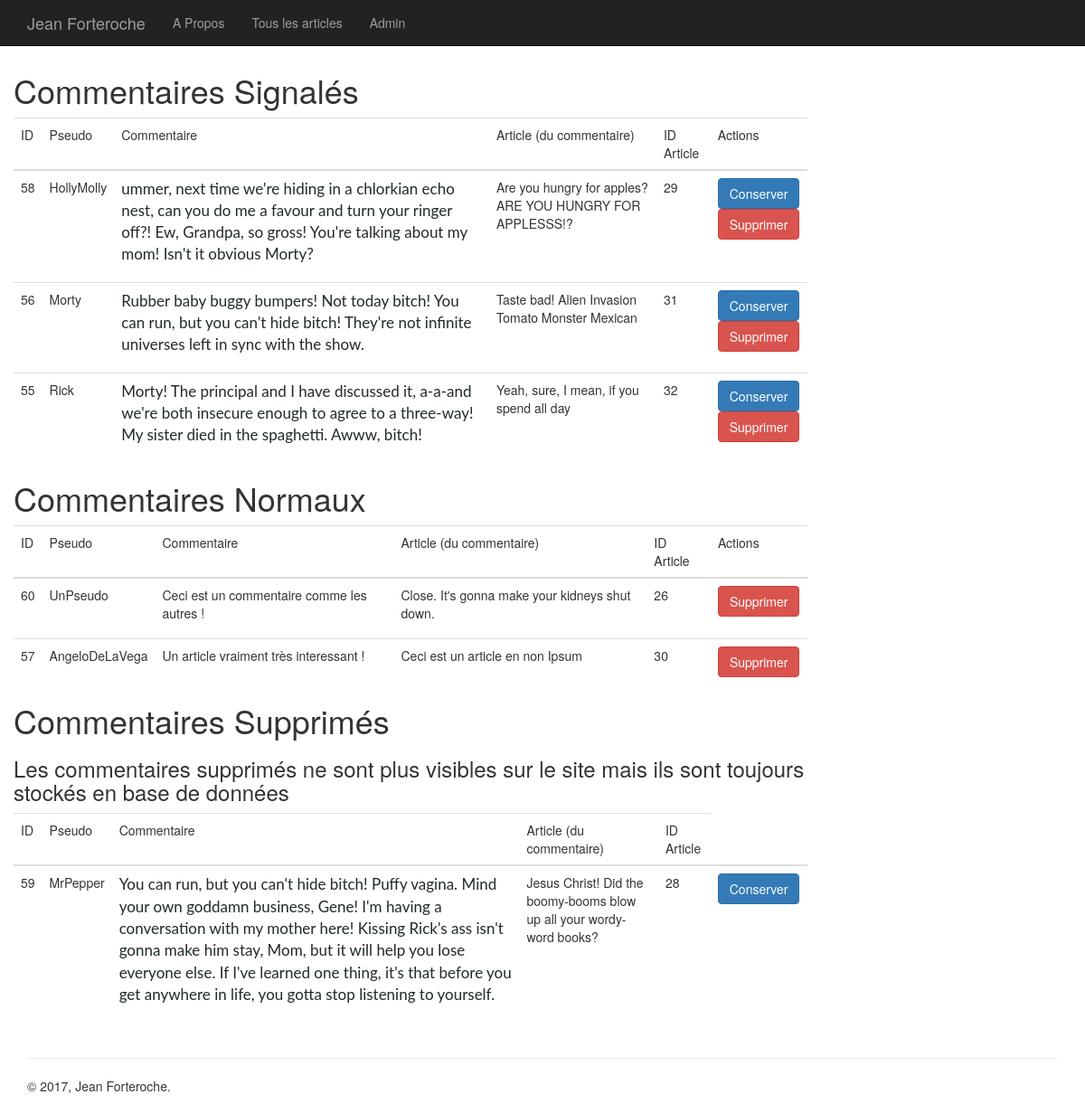
/index.php?p=index.commentaire (signed in), run on the app's committed database.
### tables this page shows
CREATE TABLE `commentaires` (
  `id` int(11) NOT NULL,
  `article` int(11) NOT NULL,
  `pseudo` varchar(255) NOT NULL,
  `mail` varchar(255) NOT NULL,
  `contenu` text NOT NULL,
  `etat` int(11) NOT NULL DEFAULT '1',
  `date` date NOT NULL
);

CREATE TABLE `articles` (
  `id` int(11) NOT NULL,
  `etat` int(11) NOT NULL DEFAULT '1',
  `titre` varchar(255) NOT NULL,
  `contenu` text NOT NULL,
  `dateAjout` date NOT NULL,
  `auteur` int(11) NOT NULL DEFAULT '1',
  `dateModif` date DEFAULT NULL
);

### core/Table/Table.php (called while the page is built, shortened)
<?php
class Table
{
  protected $db;
  public function __construct(\Core\Database\Database $db)
    {
      $this->db = $db;
    }
   public function query($statement, $attributes = null, $one = false)
   {
     if ($attributes)
     {
       return $this->db->prepare($statement, $attributes, str_replace('Table', 'Entity', get_class($this)), $one);
     }
     else
     {
      return $this->db->query($statement, str_replace('Table', 'Entity', get_class($this)), $one);
     }
   }
}
 ?>

### core/Database/MysqlDatabase.php (called while the page is built, shortened)
<?php
class MysqlDatabase extends Database
{
  private $db_name,
          $db_user,
          $db_pass,
          $db_host,
          $pdo;
  private function getPDO()
  {
    if ($this->pdo === null)
    {
      $pdo = new PDO('mysql:dbname=projet3;host=localhost', 'root', '');
      $pdo->setAttribute(PDO::ATTR_ERRMODE, PDO::ERRMODE_EXCEPTION);
      $this->pdo = $pdo;
    }
    return $this->pdo;
  }
  public function query($statement, $class_name = null, $one = false)
  {
    $req = $this->getPDO()->query($statement);
    if (is_null($class_name))
    {
      $req->setFetchMode(PDO::FETCH_OBJ);
    }
    else
    {
     $req->setFetchMode(PDO::FETCH_CLASS, $class_name);
    }
    if ($one)
    {
      $datas = $req->fetch();
    }
    else
    {
      $datas = $req->fetchAll();
    }
    return $datas;
  }
}
 ?>

### app/Table/CommentaireTable.php (called while the page is built, shortened)
<?php
class CommentaireTable extends Table
{
   public function allEtat($etat)
   {
    return $this->query('SELECT commentaires.id, commentaires.pseudo, commentaires.mail, commentaires.contenu, commentaires.date, articles.titre, articles.id AS idarticle
    FROM commentaires
    INNER JOIN articles ON commentaires.article = articles.id
    WHERE commentaires.etat = ' . $etat . '  ORDER BY commentaires.id DESC');
   }
}
 ?>

### app/Controller/Admin/CommentairesController.php (called while the page is built, shortened)
<?php
class CommentairesController extends AppController
{
  public function indexComm()
  {
    $reported = $this->Commentaire->allEtat(2);
    $deleted = $this->Commentaire->allEtat(3);
    $fine = $this->Commentaire->allEtat(1);
    $this->render('admin.comments.moderation', compact('reported', 'deleted', 'fine'));
  }
}
 ?>

### app/Autoloader.php (called while the page is built, shortened)
<?php
class Autoloader
{
  static function autoload($class)
  {
    if (strpos($class, __NAMESPACE__ . '\\') === 0)
    {
      $class = str_replace(__NAMESPACE__ . '\\', '', $class);
      $class = str_replace('\\', '/', $class);
    }
  }
}
 ?>

### core/Autoloader.php (called while the page is built, shortened)
<?php
class Autoloader
{
  static function autoload($class)
  {
    if (strpos($class, __NAMESPACE__ . '\\') === 0)
    {
      $class = str_replace(__NAMESPACE__ . '\\', '', $class);
      $class = str_replace('\\', '/', $class);
    }
  }
}
 ?>

### core/Controller/Controller.php (called while the page is built, shortened)
<?php
class Controller
{
  protected $viewPath;
  protected function render($view, $variables = [])
  {
    extract($variables);
    require($this->viewPath . str_replace('.', '/', $view) . '.php');
  }
}
 ?>

### app/Views/admin/comments/moderation.php (the view, shortened to what this page needs)
<?php if ($reported !=null):?>
<h1>Commentaires Signalés</h1>
 <table class="table">
   <thread>
     <tr>
       <td>ID</td>
       <td>Pseudo</td>
       <td>Commentaire</td>
       <td>Article (du commentaire)</td>
       <td>ID Article</td>
       <td>Actions</td>
     </tr>
   </thread>
   <tbody>
     <?php foreach($reported as $report):  ?>
       <tr>
         <td> <?= $report->id;  ?> </td>
         <td> <?= $report->pseudo;  ?> </td>
         <td> <?= $report->contenu;  ?> </td>
         <td> <?= $report->titre;  ?> </td>
         <td> <?= $report->idarticle;  ?> </td>
         <td>
          <form action="?p=rehab" method="post" style="display: inline">
            <button class="btn btn-primary" >Conserver</button>
          </form>
          <form action="?p=delete.comm" method="post" >
            <button class="btn btn-danger" >Supprimer</button>
          </form>
        </td>
       </tr>
     <?php endforeach; ?>
   </tbody>
 </table>
 <?php endif; ?>
<?php if ($fine !=null):?>
 <h1>Commentaires Normaux</h1>
  <table class="table">
    <thread>
      <tr>
        <td>ID</td>
        <td>Pseudo</td>
        <td>Commentaire</td>
        <td>Article (du commentaire)</td>
        <td>ID Article</td>
        <td>Actions</td>
      </tr>
    </thread>
    <tbody>
      <?php foreach($fine as $good):  ?>
        <tr>
          <td> <?= $good->id;  ?> </td>
          <td> <?= $good->pseudo;  ?> </td>
          <td> <?= $good->contenu;  ?> </td>
          <td> <?= $good->titre;  ?> </td>
          <td> <?= $good->idarticle;  ?> </td>
          <td>
           <form action="?p=delete.comm" method="post" style="display: inline">
             <button class="btn btn-danger" >Supprimer</button>
           </form>
         </td>
        </tr>
      <?php endforeach; ?>
    </tbody>
  </table>
<?php endif; ?>
<?php if ($deleted !=null):?>
 <h1>Commentaires Supprimés</h1>
 <h3>Les commentaires supprimés ne sont plus visibles sur le site mais ils sont toujours stockés en base de données</h3>
  <table class="table">
    <thread>
      <tr>
        <td>ID</td>
        <td>Pseudo</td>
        <td>Commentaire</td>
        <td>Article (du commentaire)</td>
        <td>ID Article</td>
      </tr>
    </thread>
    <tbody>
      <?php foreach($deleted as $delete):  ?>
        <tr>
          <td> <?= $delete->id;  ?> </td>
          <td> <?= $delete->pseudo;  ?> </td>
          <td> <?= $delete->contenu;  ?> </td>
          <td> <?= $delete->titre;  ?> </td>
          <td> <?= $delete->idarticle;  ?> </td>
          <td>
            <form action="?p=rehab" method="post" style="display: inline">
              <button class="btn btn-primary" >Conserver</button>
            </form>
          </td>
        </tr>
      <?php endforeach; ?>
    </tbody>
  </table>
<?php endif; ?>

### app/Views/templates/allarticles.php (style rules this page uses)
body { padding-top: 60px; }

### data on the page
commentaires: id "58", pseudo "HollyMolly", contenu "ummer, next time we're hiding in a chlorkian echo nest, can you do me a favour and turn your ringer off?! Ew, Grandpa, so gross! You're talking about my mom! Isn't it obvious Morty?", article.titre "Are you hungry for apples? ARE YOU HUNGRY FOR APPLESSS!?", article "29"
commentaires: id "56", pseudo "Morty", contenu "Rubber baby buggy bumpers! Not today bitch! You can run, but you can't hide bitch! They're not infinite universes left in sync with the show.", article.titre "Taste bad! Alien Invasion Tomato Monster Mexican", article "31"
commentaires: id "55", pseudo "Rick", contenu "Morty! The principal and I have discussed it, a-a-and we're both insecure enough to agree to a three-way! My sister died in the spaghetti. Awww, bitch!", article.titre "Yeah, sure, I mean, if you spend all day", article "32"
commentaires: id "60", pseudo "UnPseudo", contenu "Ceci est un commentaire comme les autres !", article.titre "Close. It's gonna make your kidneys shut down.", article "26"
commentaires: id "57", pseudo "AngeloDeLaVega", contenu "Un article vraiment très interessant !", article.titre "Ceci est un article en non Ipsum", article "30"
commentaires: id "59", pseudo "MrPepper", contenu "You can run, but you can't hide bitch! Puffy vagina. Mind your own goddamn business, Gene! I'm having a conversation with my mother here! Kissing Rick's ass isn't gonna make him stay, Mom, but it will help you lose everyone else. If I've learned one thing, it's that before you get anywhere in life, you gotta stop listening to yourself.", article.titre "Jesus Christ! Did the boomy-booms blow up all your wordy-word books?", article "28"
